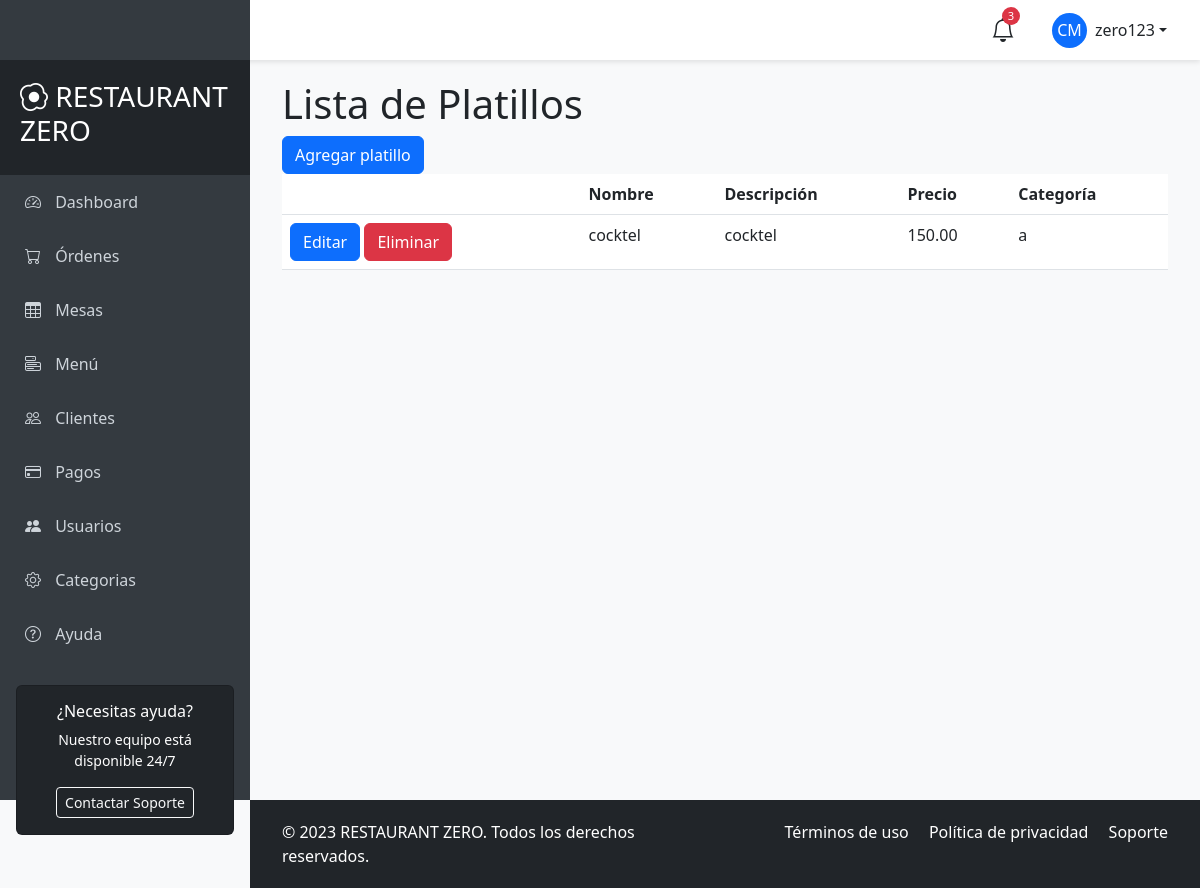
/platillos/platillos/ (signed in), run on the app's committed database.
### apps/accounts/models.py (models this page shows)
class AppUser(AbstractUser):
    pass

### apps/platillos/models.py (models this page shows, shortened)
class Platillo(models.Model):
    nombre = models.CharField(max_length=200)
    descripcion = models.TextField()
    precio = models.DecimalField(max_digits=10, decimal_places=2)
    categoria = models.ForeignKey(Categoria, on_delete=models.CASCADE, related_name='platillos')

class Categoria(models.Model):
    nombre = models.CharField(max_length=100)

### apps/platillos/views.py (the view)
# urls.py: path('platillos/', views.PlatilloListView.as_view(), name='platillos_list'),
class PlatilloListView(LoginRequiredMixin, ListView):
    model = Platillo
    template_name = 'platillos/platillos_list.html'
    context_object_name = 'platillos'

### templates/platillos/platillos_list.html
{% extends 'main/base_user.html' %}
{% block content %}
<h1>Lista de Platillos</h1>
<a class="btn btn-primary" href="{% url 'platillos:platillos_create' %}">Agregar platillo</a>
<table class="table">
    <thead>
        <tr>
            <th></th>
            <th>Nombre</th>
            <th>Descripción</th>
            <th>Precio</th>
            <th>Categoría</th>
        </tr>
    </thead>
    <tbody>
        {% for platillo in platillos %}
        <tr>
            <td>
                <a class="btn btn-primary" href="{% url 'platillos:platillos_edit' platillo.pk %}">Editar</a>
                <a class="btn btn-danger" href="{% url 'platillos:platillos_delete' platillo.pk %}">Eliminar</a>
            </td>
            <td>{{platillo.nombre}}</td>
            <td>{{platillo.descripcion}}</td>
            <td>{{platillo.precio}}</td>
            <td>{{platillo.categoria.nombre}}</td>
        </tr>
        {% endfor %}
    </tbody>
</table>
{% endblock %}

### templates/main/base_user.html (shortened to what this page needs)
<!DOCTYPE html>
<html lang="es">
<head>
    <link href="https://cdn.jsdelivr.net/npm/bootstrap@5.3.0/dist/css/bootstrap.min.css" rel="stylesheet">
    <link rel="stylesheet" href="https://cdn.jsdelivr.net/npm/bootstrap-icons@1.10.0/font/bootstrap-icons.css">
</head>
<body>
    <nav id="sidebar">
        <div class="sidebar-header">
            <h3><i class="bi bi-egg-fried"></i> RESTAURANT ZERO</h3>
        </div>
        <ul class="list-unstyled">
            <li class="active"><a href="#"><i class="bi bi-speedometer2"></i> Dashboard</a></li>
            <li><a href="{% url 'ordenes:ordenes_list' %}"><i class="bi bi-cart"></i> Órdenes</a></li>
            <li><a href="{% url 'ordenes:mesas_list' %}"><i class="bi bi-table"></i> Mesas</a></li>
            <li><a href="{% url 'platillos:platillos_list' %}"><i class="bi bi-menu-button"></i> Menú</a></li>
            <li><a href="#"><i class="bi bi-people"></i> Clientes</a></li>
            <li><a href="{% url 'ordenes:pagos_list' %}"><i class="bi bi-credit-card"></i> Pagos</a></li>
            <li><a href="{% url 'accounts:user_list' %}"><i class="bi bi-people-fill"></i> Usuarios</a> </li>
            <li><a href="{% url 'platillos:categoria_list' %}"><i class="bi bi-gear"></i> Categorias</a></li>
            <li><a href="#"><i class="bi bi-question-circle"></i> Ayuda</a></li>
        </ul>
        <div class="px-3 mt-4">
            <div class="card bg-dark text-white">
                <div class="card-body text-center">
                    <h6>¿Necesitas ayuda?</h6>
                    <p class="small">Nuestro equipo está disponible 24/7</p>
                    <button class="btn btn-sm btn-outline-light">Contactar Soporte</button>
                </div>
            </div>
        </div>
    </nav>
    <header id="header" class="d-flex align-items-center justify-content-between">
        <button type="button" id="sidebarCollapse" class="btn">
        </button>
        <div class="d-flex align-items-center">
            <div class="position-relative me-4">
                <i class="bi bi-bell fs-4"></i>
                <span class="notification-badge">3</span>
            </div>
            <div class="dropdown">
                <button class="btn dropdown-toggle d-flex align-items-center" type="button" id="userDropdown" data-bs-toggle="dropdown" aria-expanded="false">
                    <div class="rounded-circle bg-primary d-flex align-items-center justify-content-center me-2" style="width: 35px; height: 35px;">
                        <span class="text-white">CM</span>
                    </div>
                    {{ request.user.username }}
                </button>
            </div>
        </div>
    </header>
    <div id="content">
        <div class="container-fluid">
            {% block content %}
            {% endblock %}
        </div>
    </div>
    <footer id="footer" class="bg-dark text-white">
        <div class="container-fluid">
            <div class="row">
                <div class="col-md-6">
                    <p class="mb-0">&copy; 2023 RESTAURANT ZERO. Todos los derechos reservados.</p>
                </div>
                <div class="col-md-6 text-md-end">
                    <p class="mb-0">
                        <a href="#" class="text-white text-decoration-none me-3">Términos de uso</a>
                        <a href="#" class="text-white text-decoration-none me-3">Política de privacidad</a>
                        <a href="#" class="text-white text-decoration-none">Soporte</a>
                    </p>
                </div>
            </div>
        </div>
    </footer>
</body>
</html>

### templates/main/base_user.html (style rules this page uses)
:root { --primary-color: #dc3545; --secondary-color: #ffc107; --sidebar-width: 250px; --header-height: 60px; }
body { font-family: 'Segoe UI', Tahoma, Geneva, Verdana, sans-serif; background-color: #f8f9fa; overflow-x: hidden; }
#sidebar { height: 100vh; width: var(--sidebar-width); position: fixed; top: 0; left: 0; background-color: #343a40; color: white; padding-top: var(--header-height); transition: all 0.3s; z-index: 1000; }
#sidebar .sidebar-header { padding: 20px; background-color: #212529; }
#sidebar ul li a { padding: 15px 25px; display: block; color: #ced4da; text-decoration: none; transition: all 0.3s; }
#sidebar ul li a i { margin-right: 10px; width: 20px; text-align: center; }
#header { height: var(--header-height); position: fixed; top: 0; left: 0; right: 0; background-color: white; box-shadow: 0 2px 5px rgba(0,0,0,0.1); z-index: 900; padding: 0 20px; }
#sidebarCollapse { background: transparent; border: none; color: var(--primary-color); font-size: 1.5rem; }
#content { margin-left: var(--sidebar-width); padding: 20px; padding-top: calc(var(--header-height) + 20px); transition: all 0.3s; min-height: 100vh; }
#footer { background-color: #343a40; color: white; padding: 20px; margin-left: var(--sidebar-width); transition: all 0.3s; }
.notification-badge { position: absolute; top: -5px; right: -5px; background-color: var(--primary-color); color: white; border-radius: 50%; width: 18px; height: 18px; font-size: 0.7rem; display: flex; align-items: center; justify-content: center; }

### data on the page
AppUser: user.username "zero123"
Platillo: nombre "cocktel", descripcion "cocktel", precio "150.00", categoria.nombre "a"
